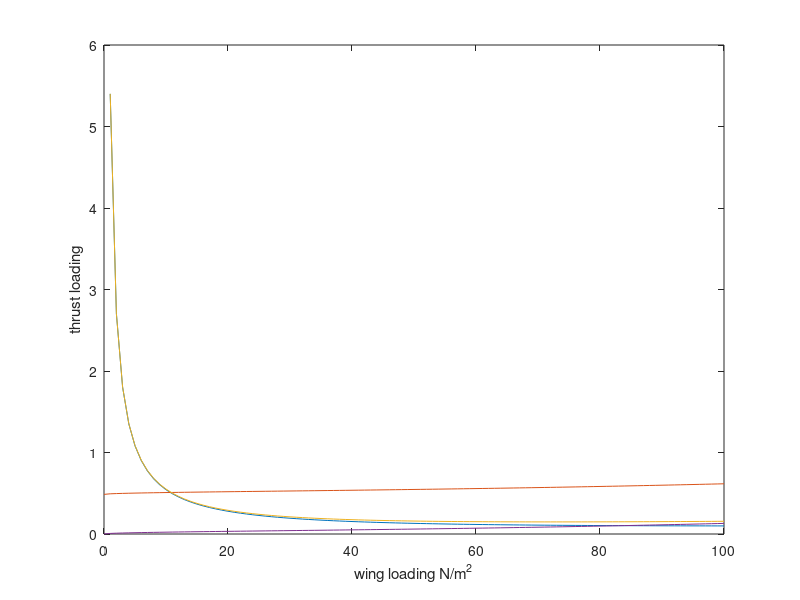

Write MATLAB code to recreate this figure.
clear all;
close all;
clc;
Peta=0.6;
Meta=0.7;
rho=1.2;
rhoSL=1.225;
sig=rho/rhoSL
CD0=0.04;
e=0.8;
AR=6.5;
V=15;
Vstall=10;
W=7;%AUW in kg
WS=0:1:100;%wing loading in N/m^2
q=0.5*rho*V.^2;
k=1/(pi*e*AR);
ROC=3;
%%
%max speed
TWmaxvelocity=((q*CD0)*WS.^-1)+((k*WS)*q.^-1);
%Vinf=12:1:18
PWmaxspeed=V*(TWmaxvelocity*(Peta*Meta).^-1)
%%
%ceiling
CLmp=sqrt(3*CD0/k)
Vceiling=sqrt(2*WS/rho*CLmp)
B=k*q.^-2
C=Peta*Meta*sig*CLmp
PWceiling=Vceiling.*(CD0+(B*WS.^2))/C
TWceiling=PWceiling/V;
 
%%
%rate of climb
PWroc=(1/(Meta*Peta*sig))*(ROC+(Vceiling.*(CD0+(k*q.^-2)*(WS.^2))*CLmp.^-1))
TWroc=PWroc/V; 
%%
%turn
n=V/Vstall
TWturn=(q*CD0*WS.^-1)+(n.^2)*((k*WS)*q^-1)
PWturn=V*TWturn;


%plot(WS,PWmaxspeed,WS,PWceiling,WS,PWroc,WS,PWturn)
%xlabel('wing loading N/m^2')
%ylabel('power loading W/N')


plot(WS,TWmaxvelocity,WS,TWroc,WS,TWturn,WS,TWceiling)
xlabel('wing loading N/m^2')
ylabel('thrust loading')
